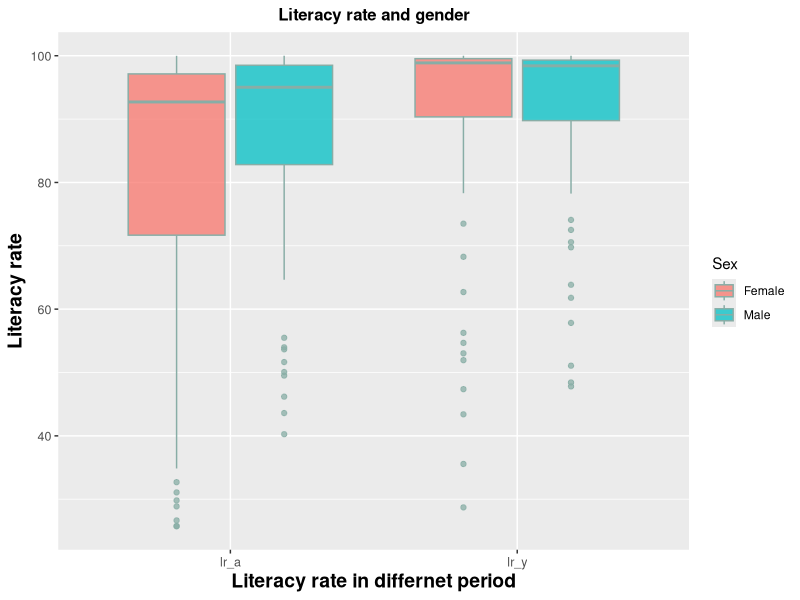
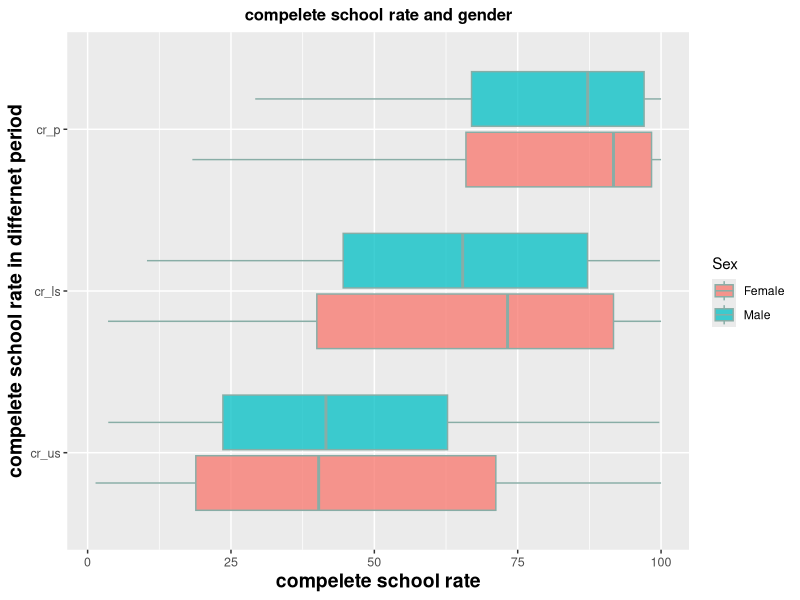
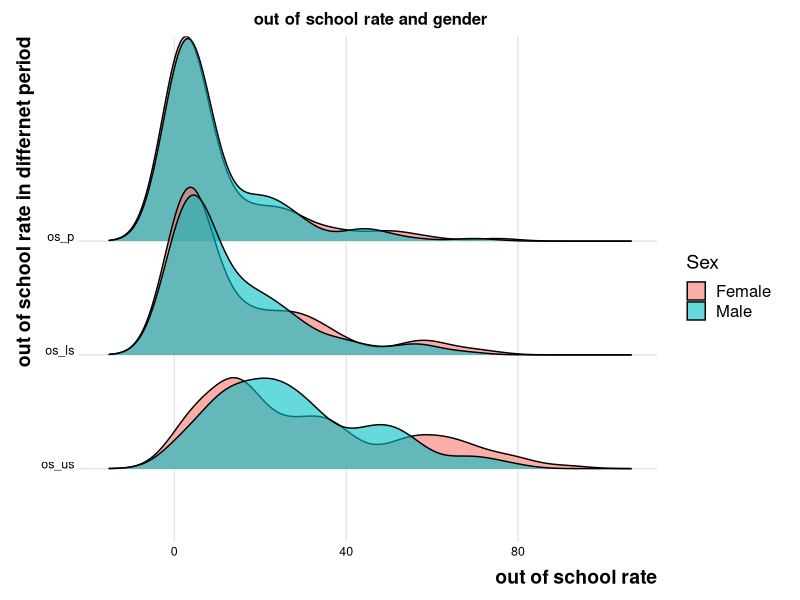
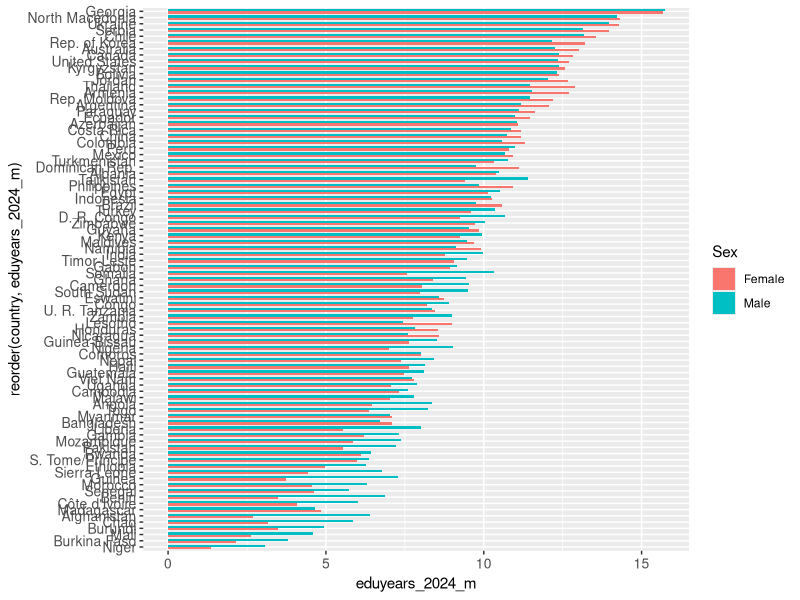
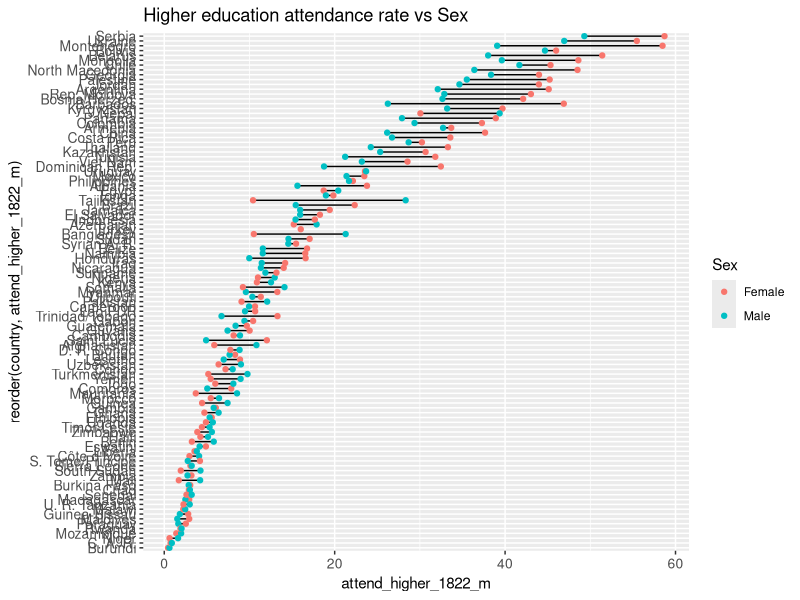
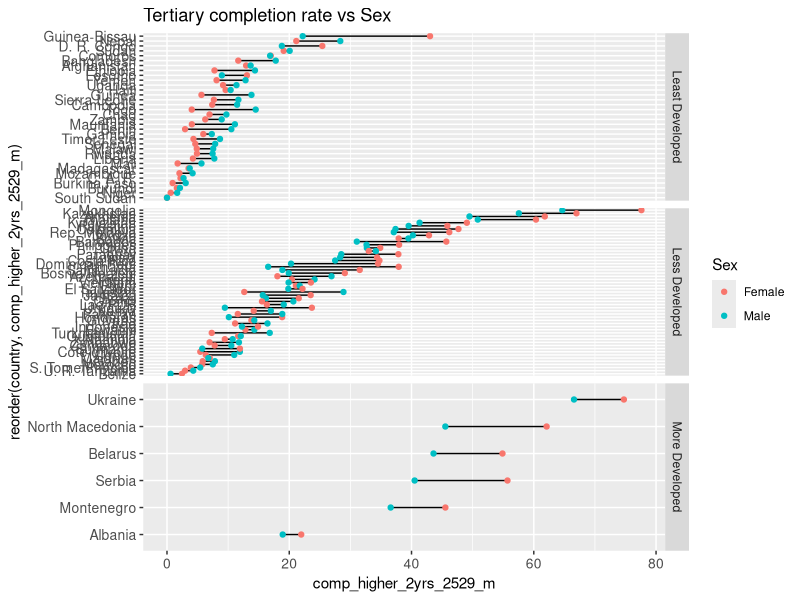

Write R code to recreate these figures, in order.
## ---- chunk 1
data_new<- read.csv(file = 'data_new.csv')
library(tidyr)
library(ggplot2)
library(ggridges)
library(tidyverse)
## ---- chunk 2
myData <- as.data.frame(data_new)
lr_a = subset(myData,lr_a!= "NA",lr_y!="NA")
noNA_1 <- pivot_longer(lr_a, cols=lr_a:lr_y, names_to = "lr", values_to = "lr_rate")
ggplot(noNA_1, aes(x = lr, y = lr_rate, fill = Sex))+
  geom_boxplot(color="#88ada6",
                 alpha=.75,
                 bins = 15)+
  labs(title="Literacy rate and gender",
       x = 'Literacy rate in differnet period',
       y = 'Literacy rate')+
  theme(plot.title = element_text(size = 12, face = "bold", hjust = 0.5),
        axis.text = element_text(size=9),
        axis.title = element_text(size=14, face="bold"))
## ---- chunk 3
cr = subset(myData,cr_p!= "NA",cr_ls!="NA")
noNA_2 <- pivot_longer(cr, cols=cr_p:cr_us, names_to = "cr_type", values_to = "c_rate")
ggplot(noNA_2, aes(x = cr_type, y = c_rate, fill = Sex))+
  geom_boxplot(color="#88ada6",
                 alpha=.75,
                 bins = 15)+
  scale_x_discrete(limits = c("cr_us","cr_ls","cr_p"))+
  labs(title="compelete school rate and gender",
       x = 'compelete school rate in differnet period',
       y = 'compelete school rate')+
  theme(plot.title = element_text(size = 12, face = "bold", hjust = 0.5),
        axis.text = element_text(size=9),
        axis.title = element_text(size=14, face="bold"))+
  coord_flip()
## ---- chunk 4
os = subset(myData,os_p!= "NA",os_us!="NA")
noNA_3 <- pivot_longer(os, cols=os_p:os_us, names_to = "os_type", values_to = "os_rate")
ggplot(noNA_3, aes(x = os_rate, y = os_type, fill = Sex))+
  geom_density_ridges(alpha = 0.6) +
  theme_ridges() +
  scale_y_discrete(limits = c("os_us","os_ls","os_p"))+
  labs(title="out of school rate and gender",
       x = 'out of school rate',
       y = 'out of school rate in differnet period')+
  theme(plot.title = element_text(size = 12, face = "bold", hjust = 0.5),
        axis.text = element_text(size=9),
        axis.title = element_text(size=14, face="bold"))
## ---- chunk 5
ggplot(data_new%>%filter(!is.na(eduyears_2024_m)), aes(reorder(country,eduyears_2024_m),eduyears_2024_m,fill=Sex)) +
  geom_bar(position = "dodge", stat = "identity",width=0.7)+
  theme(axis.text=element_text(size=10))+coord_flip()
## ---- chunk 6
ggplot(data_new%>%filter(!is.na(attend_higher_1822_m)), aes(attend_higher_1822_m,reorder(country,attend_higher_1822_m))) +
        geom_line(aes(group = country)) +
        geom_point(aes(color = Sex))+ggtitle("Higher education attendance rate vs Sex")+theme(axis.text=element_text(size=10))
## ---- chunk 7
ggplot(data_new%>%filter(!is.na(comp_higher_2yrs_2529_m)), aes(comp_higher_2yrs_2529_m,reorder(country,comp_higher_2yrs_2529_m))) +
        geom_line(aes(group = country)) +
        geom_point(aes(color = Sex))+facet_grid(Development_Regions~ .,scales="free_y") +ggtitle("Tertiary completion rate vs Sex")+theme(axis.text=element_text(size=10))
